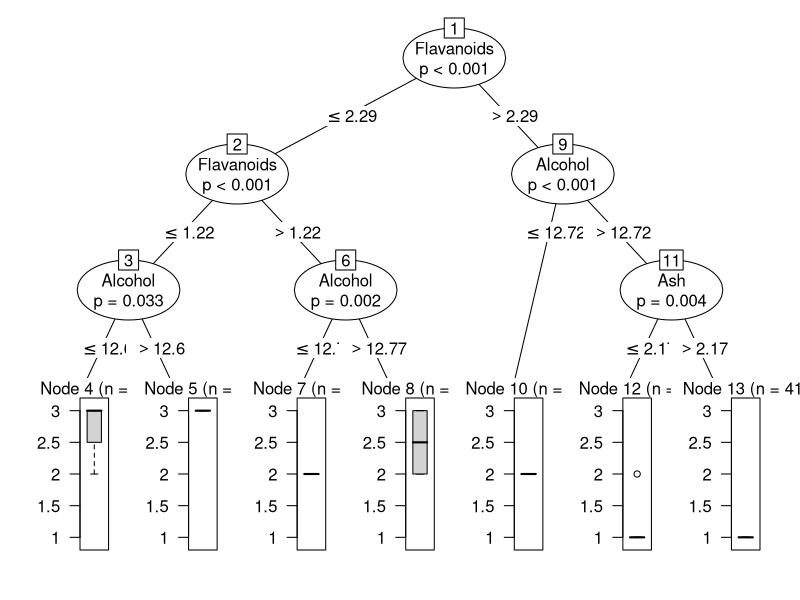
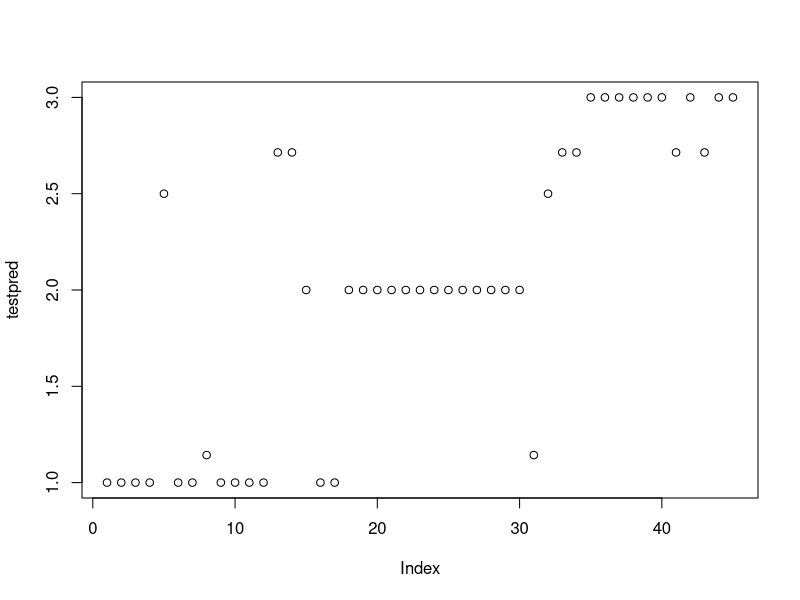

Generate these figures, in order, with R:
install.packages("party")
install.packages("partykit")
library(party)
library(partykit)
mydata<- read.csv("wine.csv")
View(data)
set.seed(1234) # random data selection use 1234
ndata<-sample(2,nrow(mydata),replace= TRUE, prob =c(0.7, 0.30))
train.data <- mydata[ndata==1,] # train purpose (splitting)
test.data <-mydata[ndata==2,]
myv<-Type~Alcohol+Ash+Ash_Alcalinity+Flavanoids+Proline
## condtional tree 
Wine_ctree <- ctree(myv , data =train.data)
# how to see the tree works 
table(predict(Wine_ctree) , train.data$Type)
plot(Wine_ctree) # plotting the data if the p value is negative it means relation is not good 
testpred<- predict(Wine_ctree , newdata= test.data) # now testing the test data to see the relationship 
table(testpred , test.data$Type)
plot(testpred)
